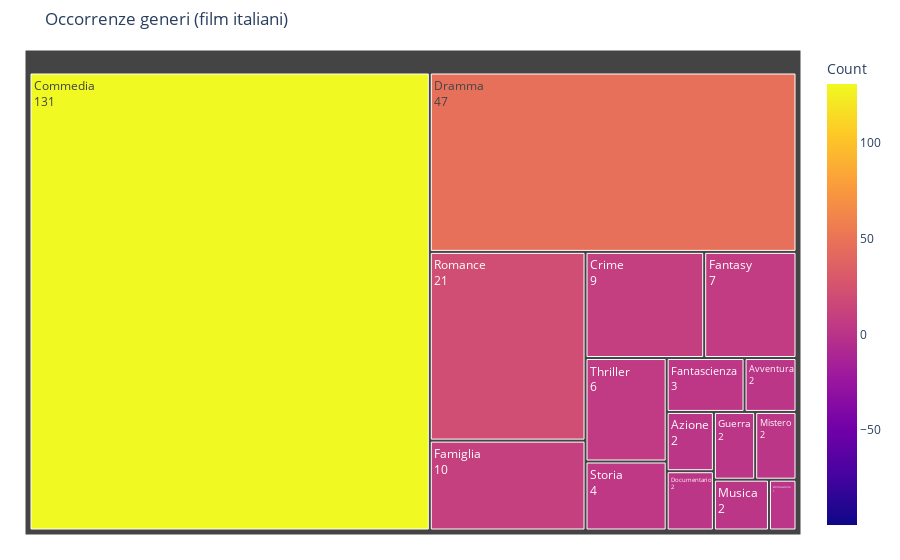

Notebook source saved alongside this figure:
### Code cell
occ_ita = occ_genres(ita=True)
df = pd.DataFrame(occ_ita.items(), columns=['Genre', 'Count'])
df = df[df['Count']!=0]

fig = px.treemap(
    df,
    path=['Genre'],
    values='Count',
    color='Count',
    # color_continuous_scale=px.colors.sequential.Viridis,
    color_continuous_midpoint=np.average(df['Count']),
    title='Occorrenze generi (film italiani)'
)
fig.update_traces(root_color="white", hovertemplate='%{label}<br>%{value}', hoverinfo=None)
fig.update_layout(margin = dict(t=50, l=25, r=25, b=25))
fig.data[0].texttemplate = '%{label}<br>%{value}'

fig.write_image('Dati_Cinema_Italiani/plots/ita_genre_treemap.png', width=1233, height=701)

fig.show()

### Figure 1 — Plotly figure (JSON) as saved in the notebook; plotly's stock layout.template omitted (floating-point values rounded to 4 significant figures)
{"data": [{"branchvalues": "total", "customdata": [[1], [2], [2], [131], [9], [2], [47], [10], [3], [7], [2], [2], [2], [21], [4], [6]], "domain": {"x": [0, 1], "y": [0, 1]}, "hovertemplate": "%{label}<br>%{value}", "ids": ["Animazione", "Avventura", "Azione", "Commedia", "Crime", "Documentario", "Dramma", "Famiglia", "Fantascienza", "Fantasy", "Guerra", "Mistero", "Musica", "Romance", "Storia", "Thriller"], "labels": ["Animazione", "Avventura", "Azione", "Commedia", "Crime", "Documentario", "Dramma", "Famiglia", "Fantascienza", "Fantasy", "Guerra", "Mistero", "Musica", "Romance", "Storia", "Thriller"], "marker": {"coloraxis": "coloraxis", "colors": [1, 2, 2, 131, 9, 2, 47, 10, 3, 7, 2, 2, 2, 21, 4, 6]}, "name": "", "parents": ["", "", "", "", "", "", "", "", "", "", "", "", "", "", "", ""], "root": {"color": "white"}, "texttemplate": "%{label}<br>%{value}", "type": "treemap", "values": [1, 2, 2, 131, 9, 2, 47, 10, 3, 7, 2, 2, 2, 21, 4, 6]}], "layout": {"coloraxis": {"cmid": 15.69, "colorbar": {"title": {"text": "Count"}}, "colorscale": [[0, "#0d0887"], [0.1111, "#46039f"], [0.2222, "#7201a8"], [0.3333, "#9c179e"], [0.4444, "#bd3786"], [0.5556, "#d8576b"], [0.6667, "#ed7953"], [0.7778, "#fb9f3a"], [0.8889, "#fdca26"], [1, "#f0f921"]]}, "legend": {"tracegroupgap": 0}, "margin": {"b": 25, "l": 25, "r": 25, "t": 50}, "title": {"text": "Occorrenze generi (film italiani)"}}}
